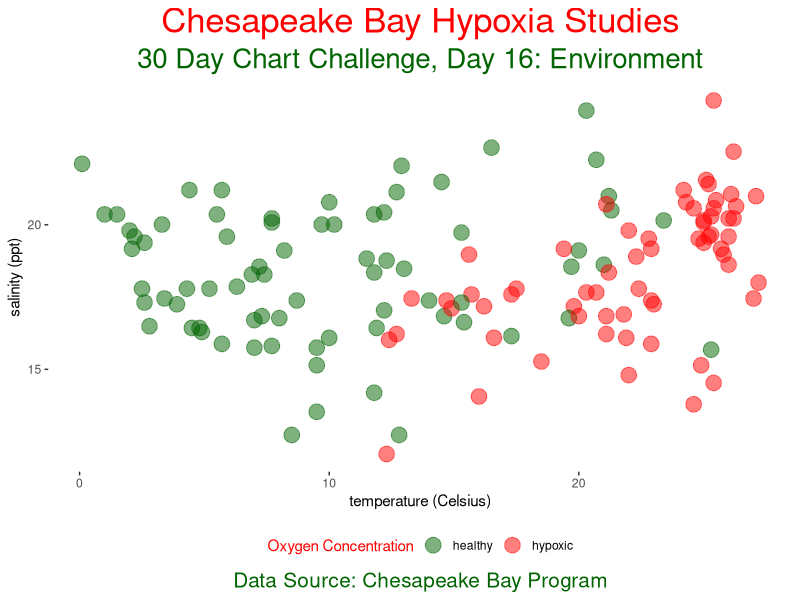

Recreate this plot in R.
## ---- chunk 1
knitr::opts_chunk$set(echo = TRUE)
library("tidyverse")
## ---- chunk 2
d16_data_raw <- readxl::read_xlsx("chesapeake_bay_program_data_student.xlsx")
## ---- chunk 3
d16_data <- d16_data_raw |>
  select(temp_bottom, salinity_bottom, DO_bottom) |>
  mutate(hypoxia_bool = ifelse(DO_bottom < 2, "hypoxic", "healthy"))
## ---- chunk 4
d16_data |>
  ggplot(aes(x = temp_bottom, y = salinity_bottom)) +
  geom_point(aes(color = hypoxia_bool),
             alpha = 0.5,
             size = 5) +
  scale_color_manual(name = "Oxygen Concentration",
                     values = c("darkgreen", "red")) +
  labs(title = "Chesapeake Bay Hypoxia Studies",
       subtitle = "30 Day Chart Challenge, Day 16: Environment",
       caption = "Data Source: Chesapeake Bay Program",
       x = "temperature (Celsius)",
       y = "salinity (ppt)") +
  theme(#axis.text.x = element_blank(),
        #axis.text.y = element_blank(),
        #axis.ticks = element_blank(),
        legend.position = "bottom",
        legend.title = element_text(color = "red"),
        panel.background = element_blank(),
        panel.grid.minor = element_blank(),
        plot.caption = element_text(color = "darkgreen", hjust = 0.5, size = 15),
        plot.subtitle = element_text(color = "darkgreen", hjust = 0.5, size = 20),
        plot.title = element_text(color = "red", hjust = 0.5, size = 25))
